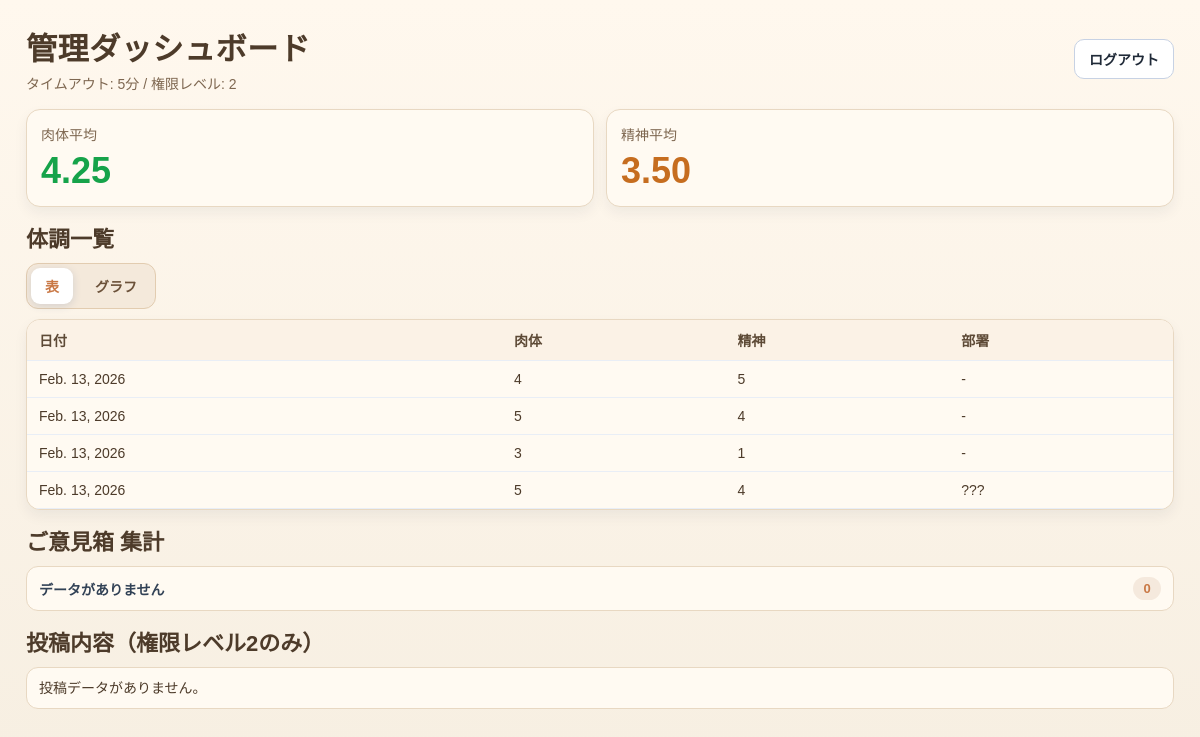
Before: /dashboard/ (signed in) with the older database file.
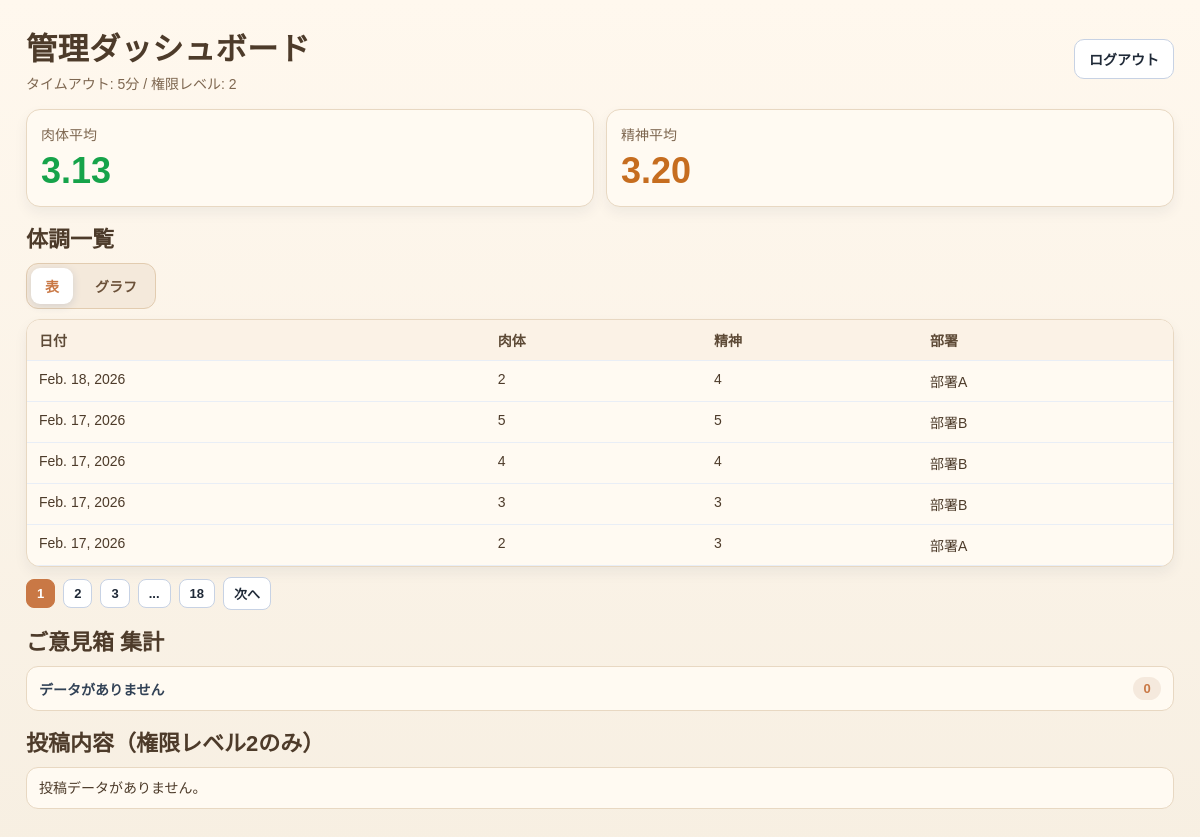
After: the same page with the newer database file.
### conditions/models.py (models this page shows)
class Condition(models.Model):
    user = models.ForeignKey(settings.AUTH_USER_MODEL, on_delete=models.CASCADE)
    date = models.DateField()
    physical = models.IntegerField(
        null=True,
        blank=True,
        validators=[MinValueValidator(1), MaxValueValidator(5)],
    )
    mental = models.IntegerField(
        null=True,
        blank=True,
        validators=[MinValueValidator(1), MaxValueValidator(5)],
    )
    created_at = models.DateTimeField(auto_now_add=True)
    is_absent = models.BooleanField(default=False)
    notes = models.TextField(null=True, blank=True)
    class Meta:
        constraints = [
            models.UniqueConstraint(fields=["user", "date"], name="uniq_condition_user_date")
        ]

### accounts/models.py (models this page shows)
class EmployeeProfile(models.Model):
    user = models.OneToOneField(User, on_delete=models.CASCADE, related_name="profile")
    full_name = models.CharField(max_length=255)
    gender = models.CharField(max_length=32)
    age = models.PositiveIntegerField()
    department = models.CharField(max_length=255)
    is_target = models.BooleanField(default=False)

### dashboard/views.py (the view)
# urls.py: path("", views.dashboard_view, name="dashboard"),
@login_required
def dashboard_view(request):
    user = request.user
    if user.role_level not in (User.ROLE_ADMIN_L1, User.ROLE_ADMIN_L2):
        return render(request, "dashboard/not_allowed.html")
    conditions = (
        Condition.objects.select_related("user")
        .filter(is_absent=False)
        .order_by("-date", "-created_at")
    )
    profiles = EmployeeProfile.objects.select_related("user").all()
    profile_map = {p.user_id: p for p in profiles}
    excluded_ids = [p.user_id for p in profiles if p.is_target]
    filtered = []
    for c in conditions:
        profile = profile_map.get(c.user_id)
        if profile and profile.is_target:
            continue
        filtered.append({"condition": c, "profile": profile})
    paginator = Paginator(filtered, 5)
    page_number = request.GET.get("page")
    conditions_page = paginator.get_page(page_number)
    conditions_page_tokens = _build_page_tokens(conditions_page)
    graph_data = _build_graph_data(filtered)
    graph_data_dept_a = _build_graph_data(
        [row for row in filtered if row["profile"] and row["profile"].department == "部署A"]
    )
    graph_data_dept_b = _build_graph_data(
        [row for row in filtered if row["profile"] and row["profile"].department == "部署B"]
    )
    avg_values = (
        Condition.objects.filter(is_absent=False)
        .exclude(user_id__in=excluded_ids)
        .aggregate(avg_physical=Avg("physical"), avg_mental=Avg("mental"))
    )
    opinions = build_opinion_summary(user.role_level)
    opinions_paginator = Paginator(opinions.items, 5)
    opinions_page_number = request.GET.get("opinion_page")
    opinions_page = opinions_paginator.get_page(opinions_page_number)
    return render(
        request,
        "dashboard/dashboard.html",
        {
            "conditions_page": conditions_page,
            "conditions_page_tokens": conditions_page_tokens,
            "avg_physical": avg_values["avg_physical"],
            "avg_mental": avg_values["avg_mental"],
            "role_level": user.role_level,
            "opinions": opinions,
            "opinions_page": opinions_page,
            "admin_timeout_minutes": _get_admin_timeout_minutes(),
            "graph_data": graph_data,
            "graph_data_dept_a": graph_data_dept_a,
            "graph_data_dept_b": graph_data_dept_b,
        },
    )

### analysis/services.py (called while the page is built, shortened)
def _build_analysis_df():
    project_root = Path(settings.BASE_DIR).parent
    csv_path = project_root / "php_opinion_box" / "opinions" / "opinion_box.csv"
    if not csv_path.exists():
        return pd.DataFrame()

def build_opinion_summary(role_level: int) -> OpinionSummary:
    df = _build_analysis_df()
    if df.empty:
        return OpinionSummary(tag_counts={}, items=[])

### dashboard/views.py (called while the page is built)
def _get_admin_timeout_minutes():
    setting = SystemSetting.objects.first()
    if setting and setting.admin_timeout_minutes:
        return setting.admin_timeout_minutes
    return 5

def _build_page_tokens(page_obj):
    total = page_obj.paginator.num_pages
    current = page_obj.number
    if total <= 7:
        return list(range(1, total + 1))
    tokens = []
    if current <= 3:
        tokens.extend([1, 2, 3, "...", total])
    elif current >= total - 2:
        tokens.extend([1, "...", total - 2, total - 1, total])
    else:
        tokens.extend([1, "...", current - 1, current, current + 1, "...", total])
    return tokens

### dashboard/templates/dashboard/dashboard.html (shortened to what the changed rows need)
<!DOCTYPE html>
<html lang="ja">
<head>
</head>
<body>
    <div class="page">
        <header class="header">
            <div>
                <h1 class="title">管理ダッシュボード</h1>
            </div>
        </header>
        <section class="summary-grid">
            <article class="card">
                <p class="metric-label">肉体平均</p>
                <p class="metric-value good">{{ avg_physical|floatformat:2|default:"-" }}</p>
            </article>
            <article class="card">
                <p class="metric-label">精神平均</p>
                <p class="metric-value warn">{{ avg_mental|floatformat:2|default:"-" }}</p>
            </article>
        </section>
        <section class="section">
            <h2 class="section-title">体調一覧</h2>
            <div id="panel-table" class="panel is-active">
                <div class="table-wrap">
                    <table>
                        <thead>
                            <tr>
                                <th>日付</th>
                                <th>肉体</th>
                                <th>精神</th>
                                {% if role_level == 1 %}
                                    <th>氏名</th>
                                    <th>部署</th>
                                {% else %}
                                    <th>部署</th>
                                {% endif %}
                            </tr>
                        </thead>
                        <tbody>
                            {% for row in conditions_page %}
                                <tr>
                                    <td>{{ row.condition.date }}</td>
                                    <td>{{ row.condition.physical|default:"-" }}</td>
                                    <td>{{ row.condition.mental|default:"-" }}</td>
                                    {% if role_level == 1 %}
                                        <td>{{ row.profile.full_name|default:row.condition.user.username }}</td>
                                        <td>{{ row.profile.department|default:"-" }}</td>
                                    {% else %}
                                        <td>{{ row.profile.department|default:"-" }}</td>
                                    {% endif %}
                                </tr>
                            {% empty %}
                                <tr>
                                    <td colspan="5">データがありません。</td>
                                </tr>
                            {% endfor %}
                        </tbody>
                    </table>
                </div>
                {% if conditions_page.paginator.num_pages > 1 %}
                    <nav class="pager" aria-label="ページ切替">
                        {% for token in conditions_page_tokens %}
                            {% if token == "..." %}
                                <span class="pager-btn">...</span>
                            {% elif token == conditions_page.number %}
                                <span class="pager-btn is-current">{{ token }}</span>
                            {% else %}
                                <a class="pager-btn" href="?page={{ token }}">{{ token }}</a>
                            {% endif %}
                        {% endfor %}
                        {% if conditions_page.has_next %}
                            <a class="pager-btn" href="?page={{ conditions_page.next_page_number }}">次へ</a>
                        {% endif %}
                    </nav>
                {% endif %}
            </div>
        </section>
        <section class="section">
            <h2 class="section-title">ご意見箱 集計</h2>
        </section>
    </div>
</body>
</html>

Changed rows visible on the page:
no longer on this page (row edited): Condition: condition "Feb. 13, 2026", condition.physical "4", condition.mental "5", profile.department "-"
no longer on this page (row edited): Condition: condition "Feb. 13, 2026", condition.physical "5", condition.mental "4", profile.department "-"
no longer on this page (row edited): Condition: condition "Feb. 13, 2026", condition.physical "3", condition.mental "1", profile.department "-"
no longer on this page (row edited): Condition: condition "Feb. 13, 2026", condition.physical "5", condition.mental "4", profile.department "???"
added Condition: condition "Feb. 18, 2026", condition.physical "2", condition.mental "4", profile.department "部署A"
added Condition: condition "Feb. 17, 2026", condition.physical "5", condition.mental "5", profile.department "部署B"
added Condition: condition "Feb. 17, 2026", condition.physical "4", condition.mental "4", profile.department "部署B"
added Condition: condition "Feb. 17, 2026", condition.physical "3", condition.mental "3", profile.department "部署B"
added Condition: condition "Feb. 17, 2026", condition.physical "2", condition.mental "3", profile.department "部署A"
Other visible differences:
{{ avg_physical|floatformat:2|default:"-" }}: "4.25" → "3.13"
{{ avg_mental|floatformat:2|default:"-" }}: "3.50" → "3.20"
new list line: "1"
new list line: "2"
new list line: "3"
new list line: "18"
text now shown: "次へ"
